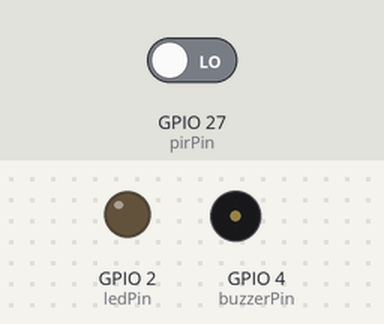
This sketch was run on a simulated ESP32. Shown: output pins drawn as LEDs (lit = HIGH), buzzer (waves = sounding, pin HIGH). The test bench sets the inputs (shaded band); at power-on: GPIO 27 (pirPin) LOW. WiFi joins after 1.5 s; servers stay silent unless stated; what the sketch prints to the serial monitor is not drawn.

Above: at 2.7 s.
2.8 s: GPIO 27 (pirPin) driven HIGH
At 3.3 s:
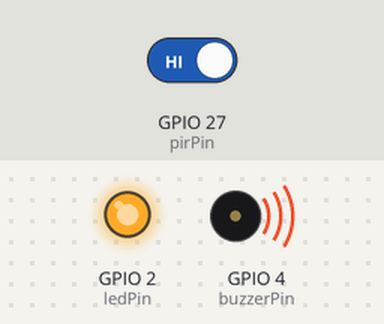
Timing chart, 0 to 5.8 s (numbered marks = the images above; inputs shaded):
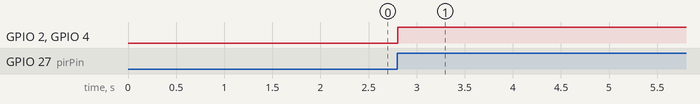

Measured:
- after the input at 2.8 s, GPIO 2 (ledPin), GPIO 4 (buzzerPin): LOW → HIGH at once

The sketch:

main.ino
```cpp
#include <WiFi.h>
#include <WebServer.h>

const char* ssid = "YOUR_WIFI_SSID";
const char* password = "YOUR_WIFI_PASSWORD";

const int pirPin = 27;
const int ledPin = 2;
const int buzzerPin = 4;

WebServer server(80);
bool roomOccupied = false;
unsigned long lastMotionTime = 0;
const unsigned long vacancyDelayMs = 15000;

String buildPage() {
  String page = "<!DOCTYPE html><html><head><meta name='viewport' content='width=device-width,initial-scale=1'>";
  page += "<style>body{font-family:Arial;background:#eef2ff;color:#111827;padding:24px;}";
  page += ".card{max-width:500px;background:#fff;padding:24px;border-radius:16px;box-shadow:0 10px 30px rgba(0,0,0,.08);}h1{margin-top:0;}</style></head><body>";
  page += "<div class='card'><h1>Room Occupancy</h1>";
  page += "<p><strong>Status:</strong> ";
  page += roomOccupied ? "Occupied" : "Empty";
  page += "</p><p>Refresh the page to see the latest room state.</p></div></body></html>";
  return page;
}

void handleRoot() {
  server.send(200, "text/html", buildPage());
}

void setup() {
  Serial.begin(115200);
  pinMode(pirPin, INPUT);
  pinMode(ledPin, OUTPUT);
  pinMode(buzzerPin, OUTPUT);

  WiFi.mode(WIFI_STA);
  WiFi.begin(ssid, password);

  Serial.print("Connecting");
  while (WiFi.status() != WL_CONNECTED) {
    delay(500);
    Serial.print('.');
  }

  Serial.println();
  Serial.print("IP address: ");
  Serial.println(WiFi.localIP());

  server.on("/", handleRoot);
  server.begin();
}

void loop() {
  if (digitalRead(pirPin) == HIGH) {
    roomOccupied = true;
    lastMotionTime = millis();
    digitalWrite(ledPin, HIGH);
    digitalWrite(buzzerPin, HIGH);
  }

  if (roomOccupied && millis() - lastMotionTime > vacancyDelayMs) {
    roomOccupied = false;
    digitalWrite(ledPin, LOW);
    digitalWrite(buzzerPin, LOW);
  }

  server.handleClient();
  delay(100);
}
```
